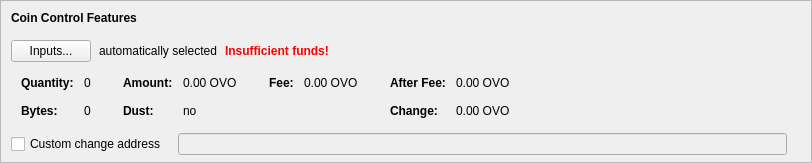
    <widget class="QFrame" name="frameCoinControl">
     <property name="sizePolicy">
      <sizepolicy hsizetype="Expanding" vsizetype="Expanding">
       <horstretch>0</horstretch>
       <verstretch>0</verstretch>
      </sizepolicy>
     </property>
     <property name="maximumSize">
      <size>
       <width>16777215</width>
       <height>16777215</height>
      </size>
     </property>
     <property name="frameShape">
      <enum>QFrame::StyledPanel</enum>
     </property>
     <property name="frameShadow">
      <enum>QFrame::Sunken</enum>
     </property>
     <layout class="QVBoxLayout" name="verticalLayoutCoinControl2">
      <property name="spacing">
       <number>0</number>
      </property>
      <property name="leftMargin">
       <number>0</number>
      </property>
      <property name="topMargin">
       <number>0</number>
      </property>
      <property name="rightMargin">
       <number>0</number>
      </property>
      <property name="bottomMargin">
       <number>6</number>
      </property>
      <item>
       <layout class="QVBoxLayout" name="verticalLayoutCoinControl" stretch="0,0,0,0,1">
        <property name="spacing">
         <number>0</number>
        </property>
        <property name="leftMargin">
         <number>10</number>
        </property>
        <property name="topMargin">
         <number>10</number>
        </property>
        <item>
         <layout class="QHBoxLayout" name="horizontalLayoutCoinControl1">
          <property name="bottomMargin">
           <number>15</number>
          </property>
          <item>
           <widget class="QLabel" name="labelCoinControlFeatures">
            <property name="sizePolicy">
             <sizepolicy hsizetype="Preferred" vsizetype="Maximum">
              <horstretch>0</horstretch>
              <verstretch>0</verstretch>
             </sizepolicy>
            </property>
            <property name="font">
             <font>
              <weight>75</weight>
              <bold>true</bold>
             </font>
            </property>
            <property name="styleSheet">
             <string notr="true">font-weight:bold;</string>
            </property>
            <property name="text">
             <string>Coin Control Features</string>
            </property>
           </widget>
          </item>
         </layout>
        </item>
        <item>
         <layout class="QHBoxLayout" name="horizontalLayoutCoinControl2" stretch="0,0,0,0">
          <property name="spacing">
           <number>8</number>
          </property>
          <property name="bottomMargin">
           <number>10</number>
          </property>
          <item>
           <widget class="QPushButton" name="pushButtonCoinControl">
            <property name="styleSheet">
             <string notr="true"/>
            </property>
            <property name="text">
             <string>Inputs...</string>
            </property>
            <property name="autoDefault">
             <bool>false</bool>
            </property>
           </widget>
          </item>
          <item>
           <widget class="QLabel" name="labelCoinControlAutomaticallySelected">
            <property name="text">
             <string>automatically selected</string>
            </property>
            <property name="margin">
             <number>5</number>
            </property>
           </widget>
          </item>
          <item>
           <widget class="QLabel" name="labelCoinControlInsuffFunds">
            <property name="font">
             <font>
              <weight>75</weight>
              <bold>true</bold>
             </font>
            </property>
            <property name="styleSheet">
             <string notr="true">color:red;font-weight:bold;</string>
            </property>
            <property name="text">
             <string>Insufficient funds!</string>
            </property>
            <property name="margin">
             <number>5</number>
            </property>
           </widget>
          </item>
          <item>
           <spacer name="horizontalSpacerCoinControl">
            <property name="orientation">
             <enum>Qt::Horizontal</enum>
            </property>
            <property name="sizeHint" stdset="0">
             <size>
              <width>40</width>
              <height>1</height>
             </size>
            </property>
           </spacer>
          </item>
         </layout>
        </item>
        <item>
         <widget class="QWidget" name="widgetCoinControl" native="true">
          <property name="sizePolicy">
           <sizepolicy hsizetype="Preferred" vsizetype="Preferred">
            <horstretch>0</horstretch>
            <verstretch>0</verstretch>
           </sizepolicy>
          </property>
          <property name="minimumSize">
           <size>
            <width>0</width>
            <height>0</height>
           </size>
          </property>
          <property name="styleSheet">
           <string notr="true"/>
          </property>
          <layout class="QHBoxLayout" name="horizontalLayoutCoinControl5">
           <property name="leftMargin">
            <number>0</number>
           </property>
           <property name="topMargin">
            <number>0</number>
           </property>
           <property name="rightMargin">
            <number>0</number>
           </property>
           <property name="bottomMargin">
            <number>0</number>
           </property>
           <item>
            <layout class="QHBoxLayout" name="horizontalLayoutCoinControl3" stretch="0,0,0,1">
             <property name="spacing">
              <number>20</number>
             </property>
             <property name="topMargin">
              <number>0</number>
             </property>
             <property name="bottomMargin">
              <number>10</number>
             </property>
             <item>
              <layout class="QFormLayout" name="formLayoutCoinControl1">
               <property name="horizontalSpacing">
                <number>10</number>
               </property>
               <property name="verticalSpacing">
                <number>14</number>
               </property>
               <property name="leftMargin">
                <number>10</number>
               </property>
               <property name="topMargin">
                <number>4</number>
               </property>
               <property name="rightMargin">
                <number>6</number>
               </property>
               <item row="0" column="0">
                <widget class="QLabel" name="labelCoinControlQuantityText">
                 <property name="font">
                  <font>
                   <weight>75</weight>
                   <bold>true</bold>
                  </font>
                 </property>
                 <property name="text">
                  <string>Quantity:</string>
                 </property>
                 <property name="margin">
                  <number>0</number>
                 </property>
                </widget>
               </item>
               <item row="0" column="1">
                <widget class="QLabel" name="labelCoinControlQuantity">
                 <property name="cursor">
                  <cursorShape>IBeamCursor</cursorShape>
                 </property>
                 <property name="contextMenuPolicy">
                  <enum>Qt::ActionsContextMenu</enum>
                 </property>
                 <property name="text">
                  <string notr="true">0</string>
                 </property>
                 <property name="margin">
                  <number>0</number>
                 </property>
                 <property name="textInteractionFlags">
                  <set>Qt::LinksAccessibleByMouse|Qt::TextSelectableByKeyboard|Qt::TextSelectableByMouse</set>
                 </property>
                </widget>
               </item>
               <item row="1" column="0">
                <widget class="QLabel" name="labelCoinControlBytesText">
                 <property name="font">
                  <font>
                   <weight>75</weight>
                   <bold>true</bold>
                  </font>
                 </property>
                 <property name="text">
                  <string>Bytes:</string>
                 </property>
                </widget>
               </item>
               <item row="1" column="1">
                <widget class="QLabel" name="labelCoinControlBytes">
                 <property name="cursor">
                  <cursorShape>IBeamCursor</cursorShape>
                 </property>
                 <property name="contextMenuPolicy">
                  <enum>Qt::ActionsContextMenu</enum>
                 </property>
                 <property name="text">
                  <string notr="true">0</string>
                 </property>
                 <property name="textInteractionFlags">
                  <set>Qt::LinksAccessibleByMouse|Qt::TextSelectableByKeyboard|Qt::TextSelectableByMouse</set>
                 </property>
                </widget>
               </item>
              </layout>
             </item>
             <item>
              <layout class="QFormLayout" name="formLayoutCoinControl2">
               <property name="horizontalSpacing">
                <number>10</number>
               </property>
               <property name="verticalSpacing">
                <number>14</number>
               </property>
               <property name="leftMargin">
                <number>6</number>
               </property>
               <property name="topMargin">
                <number>4</number>
               </property>
               <property name="rightMargin">
                <number>6</number>
               </property>
               <item row="0" column="0">
                <widget class="QLabel" name="labelCoinControlAmountText">
                 <property name="font">
                  <font>
                   <weight>75</weight>
                   <bold>true</bold>
                  </font>
                 </property>
                 <property name="text">
                  <string>Amount:</string>
                 </property>
                 <property name="margin">
                  <number>0</number>
                 </property>
                </widget>
               </item>
               <item row="0" column="1">
                <widget class="QLabel" name="labelCoinControlAmount">
                 <property name="cursor">
                  <cursorShape>IBeamCursor</cursorShape>
                 </property>
                 <property name="contextMenuPolicy">
                  <enum>Qt::ActionsContextMenu</enum>
                 </property>
                 <property name="text">
                  <string notr="true">0.00 OVO</string>
                 </property>
                 <property name="textInteractionFlags">
                  <set>Qt::LinksAccessibleByMouse|Qt::TextSelectableByKeyboard|Qt::TextSelectableByMouse</set>
                 </property>
                </widget>
               </item>
               <item row="1" column="0">
                <widget class="QLabel" name="labelCoinControlLowOutputText">
                 <property name="font">
                  <font>
                   <weight>75</weight>
                   <bold>true</bold>
                  </font>
                 </property>
                 <property name="text">
                  <string>Dust:</string>
                 </property>
                </widget>
               </item>
               <item row="1" column="1">
                <widget class="QLabel" name="labelCoinControlLowOutput">
                 <property name="cursor">
                  <cursorShape>IBeamCursor</cursorShape>
                 </property>
                 <property name="contextMenuPolicy">
                  <enum>Qt::ActionsContextMenu</enum>
                 </property>
                 <property name="text">
                  <string notr="true">no</string>
                 </property>
                 <property name="textInteractionFlags">
                  <set>Qt::LinksAccessibleByMouse|Qt::TextSelectableByKeyboard|Qt::TextSelectableByMouse</set>
                 </property>
                </widget>
               </item>
              </layout>
             </item>
             <item>
              <layout class="QFormLayout" name="formLayoutCoinControl3">
               <property name="horizontalSpacing">
                <number>10</number>
               </property>
               <property name="verticalSpacing">
                <number>14</number>
               </property>
               <property name="leftMargin">
                <number>6</number>
               </property>
               <property name="topMargin">
                <number>4</number>
               </property>
               <property name="rightMargin">
                <number>6</number>
               </property>
               <item row="0" column="0">
                <widget class="QLabel" name="labelCoinControlFeeText">
                 <property name="font">
                  <font>
                   <weight>75</weight>
                   <bold>true</bold>
                  </font>
                 </property>
                 <property name="text">
                  <string>Fee:</string>
                 </property>
                 <property name="margin">
                  <number>0</number>
                 </property>
                </widget>
               </item>
               <item row="0" column="1">
                <widget class="QLabel" name="labelCoinControlFee">
                 <property name="cursor">
                  <cursorShape>IBeamCursor</cursorShape>
                 </property>
                 <property name="contextMenuPolicy">
                  <enum>Qt::ActionsContextMenu</enum>
                 </property>
                 <property name="text">
                  <string notr="true">0.00 OVO</string>
                 </property>
                 <property name="textInteractionFlags">
                  <set>Qt::LinksAccessibleByMouse|Qt::TextSelectableByKeyboard|Qt::TextSelectableByMouse</set>
                 </property>
                </widget>
               </item>
              </layout>
             </item>
             <item>
              <layout class="QFormLayout" name="formLayoutCoinControl4">
               <property name="horizontalSpacing">
                <number>10</number>
               </property>
               <property name="verticalSpacing">
                <number>14</number>
               </property>
               <property name="leftMargin">
                <number>6</number>
               </property>
               <property name="topMargin">
                <number>4</number>
               </property>
               <property name="rightMargin">
                <number>6</number>
               </property>
               <item row="0" column="0">
                <widget class="QLabel" name="labelCoinControlAfterFeeText">
                 <property name="font">
                  <font>
                   <weight>75</weight>
                   <bold>true</bold>
                  </font>
                 </property>
                 <property name="text">
                  <string>After Fee:</string>
                 </property>
                 <property name="margin">
                  <number>0</number>
                 </property>
                </widget>
               </item>
               <item row="0" column="1">
                <widget class="QLabel" name="labelCoinControlAfterFee">
                 <property name="cursor">
                  <cursorShape>IBeamCursor</cursorShape>
                 </property>
                 <property name="contextMenuPolicy">
                  <enum>Qt::ActionsContextMenu</enum>
                 </property>
                 <property name="text">
                  <string notr="true">0.00 OVO</string>
                 </property>
                 <property name="textInteractionFlags">
                  <set>Qt::LinksAccessibleByMouse|Qt::TextSelectableByKeyboard|Qt::TextSelectableByMouse</set>
                 </property>
                </widget>
               </item>
               <item row="1" column="0">
                <widget class="QLabel" name="labelCoinControlChangeText">
                 <property name="font">
                  <font>
                   <weight>75</weight>
                   <bold>true</bold>
                  </font>
                 </property>
                 <property name="text">
                  <string>Change:</string>
                 </property>
                </widget>
               </item>
               <item row="1" column="1">
                <widget class="QLabel" name="labelCoinControlChange">
                 <property name="cursor">
                  <cursorShape>IBeamCursor</cursorShape>
                 </property>
                 <property name="contextMenuPolicy">
                  <enum>Qt::ActionsContextMenu</enum>
                 </property>
                 <property name="text">
                  <string notr="true">0.00 OVO</string>
                 </property>
                 <property name="textInteractionFlags">
                  <set>Qt::LinksAccessibleByMouse|Qt::TextSelectableByKeyboard|Qt::TextSelectableByMouse</set>
                 </property>
                </widget>
               </item>
              </layout>
             </item>
            </layout>
           </item>
          </layout>
         </widget>
        </item>
        <item>
         <layout class="QHBoxLayout" name="horizontalLayoutCoinControl4" stretch="0,0,0">
          <property name="spacing">
           <number>12</number>
          </property>
          <property name="sizeConstraint">
           <enum>QLayout::SetDefaultConstraint</enum>
          </property>
          <property name="topMargin">
           <number>5</number>
          </property>
          <property name="rightMargin">
           <number>5</number>
          </property>
          <item>
           <widget class="QCheckBox" name="checkBoxCoinControlChange">
            <property name="toolTip">
             <string>If this is activated, but the change address is empty or invalid, change will be sent to a newly generated address.</string>
            </property>
            <property name="text">
             <string>Custom change address</string>
            </property>
           </widget>
          </item>
          <item>
           <widget class="QValidatedLineEdit" name="lineEditCoinControlChange">
            <property name="enabled">
             <bool>false</bool>
            </property>
            <property name="sizePolicy">
             <sizepolicy hsizetype="Expanding" vsizetype="Fixed">
              <horstretch>0</horstretch>
              <verstretch>0</verstretch>
             </sizepolicy>
            </property>
           </widget>
          </item>
          <item>
           <widget class="QLabel" name="labelCoinControlChangeLabel">
            <property name="sizePolicy">
             <sizepolicy hsizetype="Preferred" vsizetype="Expanding">
              <horstretch>0</horstretch>
              <verstretch>0</verstretch>
             </sizepolicy>
            </property>
            <property name="minimumSize">
             <size>
              <width>0</width>
              <height>0</height>
             </size>
            </property>
            <property name="text">
             <string/>
            </property>
            <property name="margin">
             <number>3</number>
            </property>
           </widget>
          </item>
         </layout>
        </item>
        <item>
         <spacer name="verticalSpacerCoinControl">
          <property name="orientation">
           <enum>Qt::Vertical</enum>
          </property>
          <property name="sizeHint" stdset="0">
           <size>
            <width>800</width>
            <height>1</height>
           </size>
          </property>
         </spacer>
        </item>
       </layout>
      </item>
     </layout>
    </widget>
